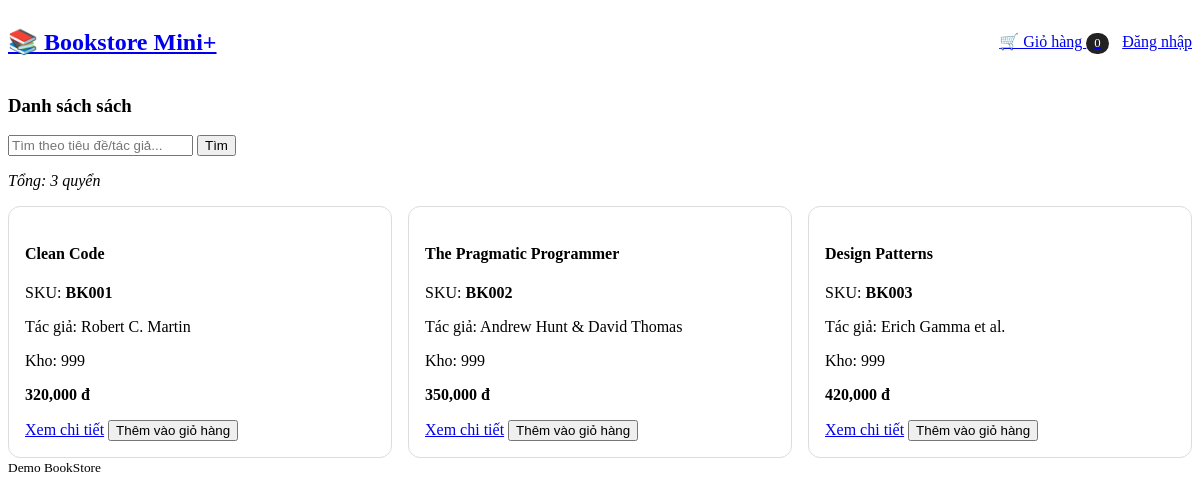
The page / on the database its author committed.
### tables this page shows
CREATE TABLE books (
  id INT AUTO_INCREMENT PRIMARY KEY,
  sku VARCHAR(20) UNIQUE NULL,
  title VARCHAR(255) NOT NULL,
  author VARCHAR(255) NOT NULL,
  price DECIMAL(10,2) NOT NULL DEFAULT 0,
  stock INT NOT NULL DEFAULT 999,
  description TEXT
);

### src/BookRepository.php (called while the page is built, shortened)
<?php
class BookRepository {
  private \PDO $pdo;
  public function __construct(\PDO $pdo){ $this->pdo=$pdo; }
  public function all(int $offset=0,int $limit=20,?string $q=null): array {
    if($q){
      $stmt=$this->pdo->prepare("SELECT id,sku,title,author,price,stock FROM books WHERE title LIKE ? OR author LIKE ? OR sku LIKE ? ORDER BY id ASC LIMIT ? OFFSET ?");
      $like='%'.$q.'%'; $stmt->bindValue(1,$like); $stmt->bindValue(2,$like); $stmt->bindValue(3,$like);
      $stmt->bindValue(4,$limit,\PDO::PARAM_INT); $stmt->bindValue(5,$offset,\PDO::PARAM_INT); $stmt->execute();
    } else {
      $stmt=$this->pdo->prepare("SELECT id,sku,title,author,price,stock FROM books ORDER BY id ASC LIMIT ? OFFSET ?");
      $stmt->bindValue(1,$limit,\PDO::PARAM_INT); $stmt->bindValue(2,$offset,\PDO::PARAM_INT); $stmt->execute();
    }
    return $stmt->fetchAll();
  }
  public function countAll(?string $q=null): int {
    if($q){ $s=$this->pdo->prepare("SELECT COUNT(*) c FROM books WHERE title LIKE ? OR author LIKE ? OR sku LIKE ?");
            $like='%'.$q.'%'; $s->execute([$like,$like,$like]); }
    else { $s=$this->pdo->query("SELECT COUNT(*) c FROM books"); }
    return (int)($s->fetch()['c']??0);
  }
}

### src/Paginator.php (called while the page is built, shortened)
<?php
class Paginator {
  public static function meta(int $total,int $page,int $perPage): array {
    $pages = max(1, (int)ceil($total / max(1,$perPage)));
    $page = max(1, min($page, $pages));
    $offset = ($page - 1) * $perPage;
    return ['pages'=>$pages,'page'=>$page,'perPage'=>$perPage,'offset'=>$offset];
  }
}

### src/Auth.php (called while the page is built, shortened)
<?php
class Auth {
  public static function user(): ?array {
    return $_SESSION['user'] ?? null;
  }
}

### public/index.php (the view, shortened to what this page needs)
<?php
$pdo = Database::getConnection();
$repo = new BookRepository($pdo);
$q = isset($_GET['q']) ? trim($_GET['q']) : null;
$page = isset($_GET['page']) ? max(1,(int)$_GET['page']) : 1;
$perPage = 6;
$total = $repo->countAll($q);
$pg = Paginator::meta($total, $page, $perPage);
$books = $repo->all($pg['offset'], $pg['perPage'], $q);
?>
<h3>Danh sách sách</h3>
<form method="get">
  <input name="q" placeholder="Tìm theo tiêu đề/tác giả..." value="<?= htmlspecialchars($q ?? '') ?>">
  <button>Tìm</button>
</form>
<p><em>Tổng: <?= $total ?> quyển</em></p>
<div class="grid">
<?php foreach ($books as $b): ?>
  <article class="card" id="card_<?= (int)$b['id'] ?>">
    <h4><?= htmlspecialchars($b['title']) ?></h4>
    <p>SKU: <strong><?= htmlspecialchars($b['sku'] ?? '') ?></strong></p>
    <p>Tác giả: <?= htmlspecialchars($b['author']) ?></p>
    <p>Kho: <?= (int)$b['stock'] ?></p>
    <p><strong><?= number_format($b['price'],0) ?> đ</strong></p>
    <a href="/book.php?id=<?= (int)$b['id'] ?>">Xem chi tiết</a>
    <form class="inline" method="post" action="/cart_add.php">
      <button aria-label="Thêm <?= htmlspecialchars($b['title']) ?> vào giỏ">Thêm vào giỏ hàng</button>
    </form>
  </article>
<?php endforeach; ?>
</div>
<?php
$content = ob_get_clean();
include __DIR__ . '/_layout.php';

### public/_layout.php (shortened to what this page needs)
<?php
$cartCount=0;
$user = Auth::user();
?>
<!doctype html>
<html lang="vi">
<head>
  <link rel="stylesheet" href="https://unpkg.com/mvp.css">
</head>
<body>
<header>
  <h2><a href="/index.php">📚 Bookstore Mini+</a></h2>
  <nav style="margin-left:auto">
    <a href="/cart.php">🛒 Giỏ hàng <span class="badge"><?= $cartCount ?></span></a>
    <?php if ($user): ?>
      <span class="user-name">Chào: <?= htmlspecialchars($user['username']) ?></span>
      <?php if ($user['role']==='admin'): ?><a href="/admin/index.php">⚙️ Admin</a><?php endif; ?>
      <a href="/logout.php">Đăng xuất</a>
    <?php else: ?>
      <a href="/login.php">Đăng nhập</a>
    <?php endif; ?>
  </nav>
</header>
<main>
  <?= $content ?? '' ?>
</main>
<footer><small>Demo BookStore</small></footer>
</body></html>

### public/_layout.php (style rules this page uses)
header { display:flex;gap:1rem;align-items:center; }
.badge { background:#222;color:#fff;padding:.2rem .5rem;border-radius:999px;font-size:.8rem; }
.grid { display:grid;grid-template-columns:repeat(auto-fit,minmax(220px,1fr));gap:1rem; }
.card { border:1px solid #ddd;padding:1rem;border-radius:.75rem; }
nav a { margin-left: .6rem; }
form.inline { display:inline; }

### rows shown on the page
books: title "Clean Code", sku "BK001", author "Robert C. Martin", stock "999", price "320,000"
books: title "The Pragmatic Programmer", sku "BK002", author "Andrew Hunt & David Thomas", stock "999", price "350,000"
books: title "Design Patterns", sku "BK003", author "Erich Gamma et al.", stock "999", price "420,000"

### other values the page prints
$cartCount "0"
$total "3"
